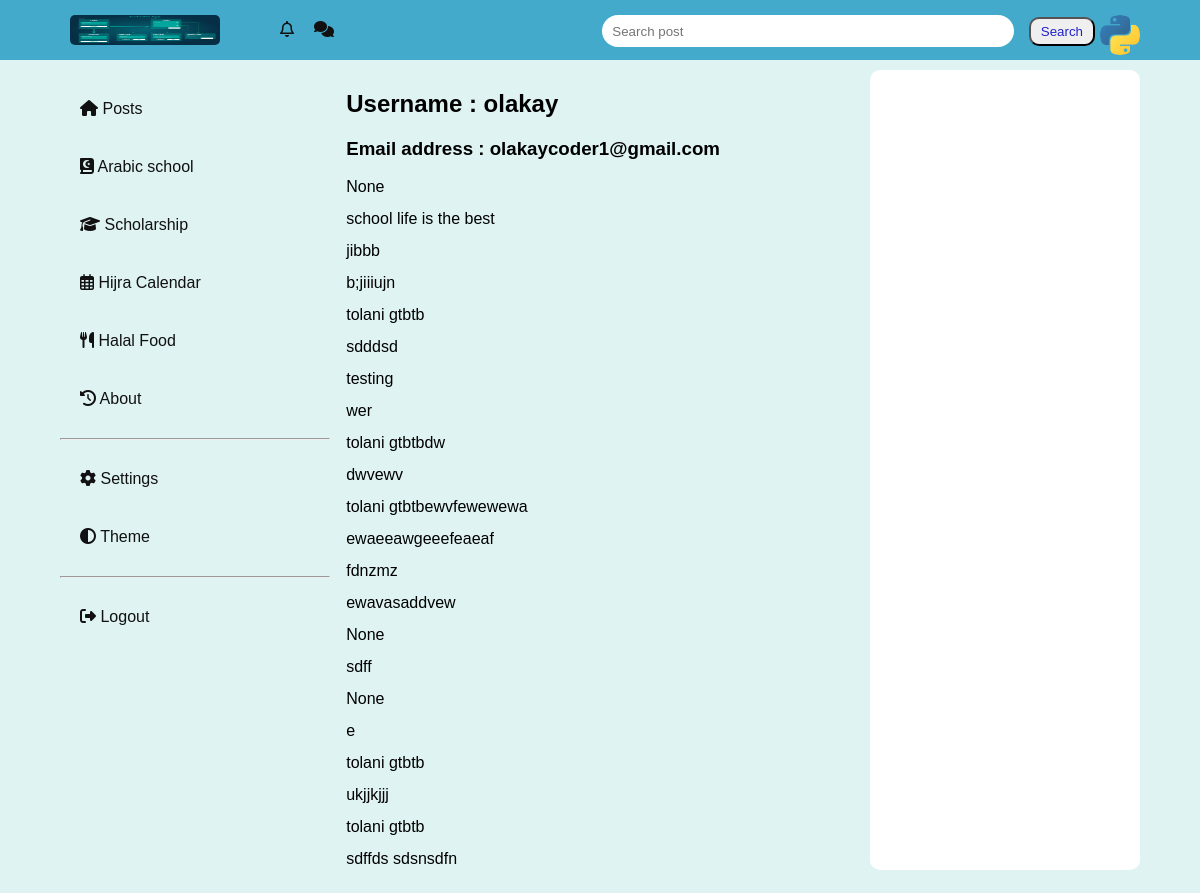
The app's page /profile-page/1 (signed in), older data.
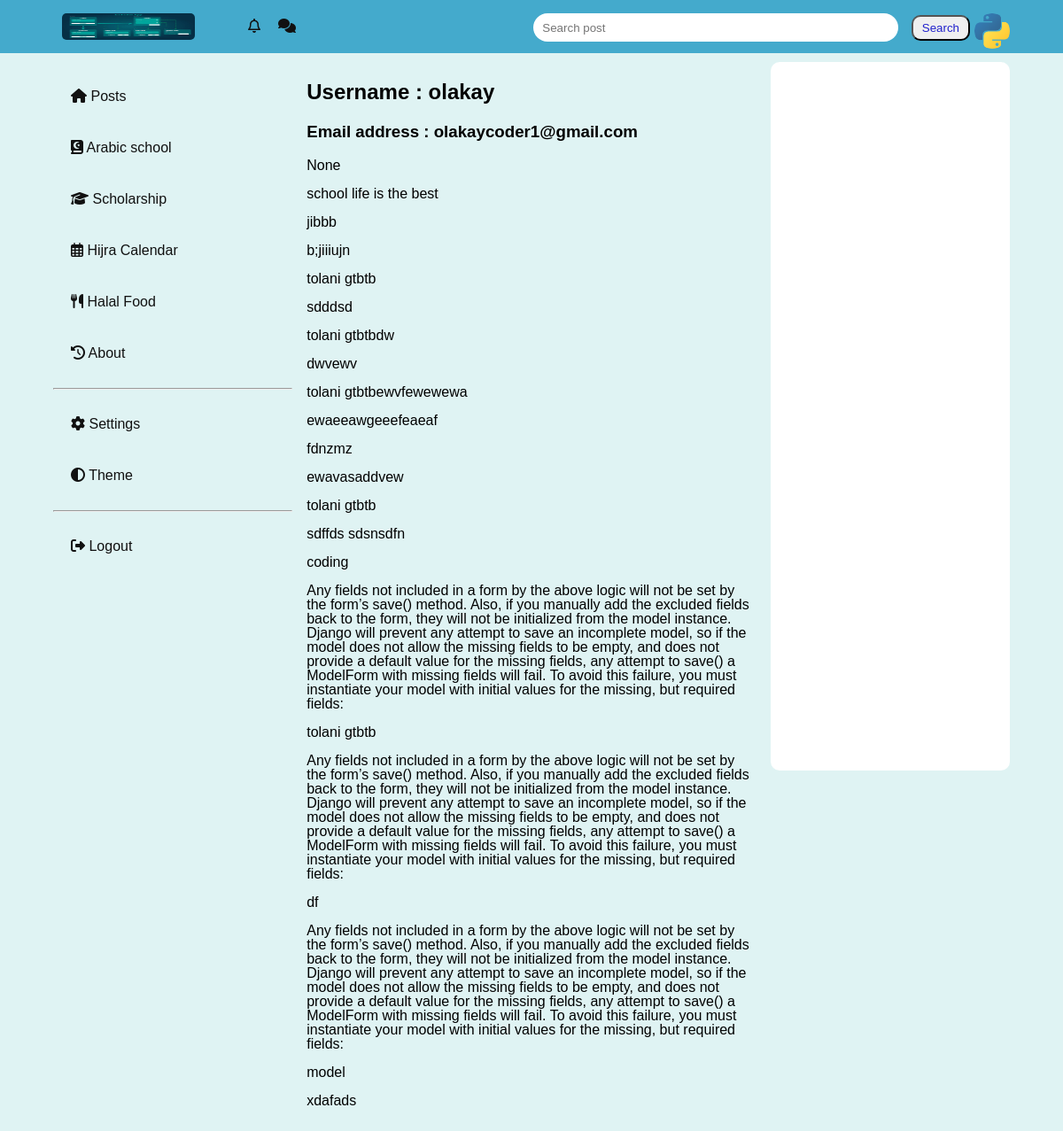
The same page, newer data.
### post/models.py (models this page shows)
class Posts(models.Model):
    head = models.CharField(max_length=50 , null=True , blank=True)
    content = models.TextField(max_length=10000)
    post_img = models.ImageField(null=True, blank=True ,upload_to="images/")
    date = models.DateTimeField(auto_now_add=True, null=True)
    author_id = models.ForeignKey(User, on_delete=models.CASCADE)

### users/views.py (the view)
# urls.py: path('profile-page/<str:id>', users_views.user_profile, name='profile-page')
@login_required
def user_profile(request, id):
    name = User.objects.get(id=id)
    user_posts = name.posts_set.all()
    return render(request, 'users/profile.html', {'user_post': user_posts , 'name': name})

### users/templates/users/profile.html
{% extends 'blog/base.html' %} {% block title%}{{ request.user }} profile{% endblock %} {% block content %}
<div>
    <div>
        <h2> Username : {{ name.username }}</h2>
        <h3>Email address : {{ name.email }}</h3>
    </div>
    <div>
        {% for post in user_post %}
        <p>{{ post.head}}</p>
        <p>{{ post.content }}</p>
        {% endfor%}
    </div>
</div>
{% endblock %}

### blog/templates/blog/base.html (shortened to what this page needs)
<!DOCTYPE html>
<html lang="en">
<head>
    {% load static %}
    <link href="{% static 'css/style.css' %}" rel="stylesheet">
</head>
<body>
    <nav style="background: #44aacc;">
        <div class="left-side-nav">
            <img src="{%static 'images/images2.jpeg' %}">
            <ul>
                <li><a href="#"><i class="far fa-bell"></i></a></li>
                <li><a href="#"><i class="fas fa-comments"></i></a></li>
            </ul>
        </div>
        <div class="right-side-nav">
            <form action="search/" method="GET">
                <input type="text" name="keyword" placeholder="Search post" required>
                <button style="margin: 5px; padding: 5px 10px; color: rgb(33, 33, 204); border-radius: 10px;" type="submit">Search</button>
            </form>
            <div class="online" onclick="settingMenu()">
                <img onclick="settingMenu()" src="{%static 'images/python.jpg.png' %}">
            </div>
        </div>
    </nav>
    <div class="main-content">
        <div class="left-side">
            <ul class="sideNav">
                <li><a href="{% url 'posts' %}"><i class="fas fa-home"></i>  Posts</a></li>
                <li><a href="#"><i class="fas fa-quran"></i>  Arabic school</a></li>
                <li><a href="#"><i class="fas fa-graduation-cap"></i> Scholarship</a></li>
                <li><a href="#"><i class="far fa-calendar-alt"></i>  Hijra Calendar</a></li>
                <li><a href="#"><i class="fas fa-utensils"></i>  Halal Food</a></li>
                <li><a href="#"><i class="fas fa-history"></i>  About</a></li>
                <hr />
                <li>
                    <a href="#">
                        <i class="fas fa-cog"></i> Settings</a>
                </li>
                <li>
                    <a href="#">
                        <i class="fas fa-adjust"></i> Theme</a>
                </li>
                <hr>
                <li>
                    <a href="{% url 'logout' %}">
                        <i class="fas fa-sign-out-alt"></i> Logout</a>
                </li>
            </ul>
        </div>
        <div class="center">
            {% block content %}{% endblock%}
        </div>
        <div class="right-side">
        </div>
    </div>
</body>
</html>

### static/css/style.css (style rules this page uses)
body { margin: 0; padding: 0; background: #dff3f3; font-family: "Poppings", sans-serif; }
a { color: #111; }
nav { background: #40fff5; background-color: red; display: flex; justify-content: space-between; text-align: center; margin: 0; padding: 5px 5%; height: 50px; position: sticky; top: 0; z-index: 1; }
p, h4, h5 { line-height: 16px; }
.left-side-nav img { width: 150px; height: 30px; margin: 10px; border-radius: 5px; }
a { text-decoration: none; }
.left-side-nav { display: flex; justify-content: space-between; text-align: center; }
.right-side-nav { display: flex; }
.left-side-nav ul { display: flex; list-style-type: none; justify-content: space-between; }
.left-side-nav ul a { margin: 5px; padding: 5px; text-decoration: none; color: #111; }
.right-side-nav input { width: 400px; height: 30px; margin: 10px 5px; padding-left: 10px; outline: none; border: transparent; border-radius: 20px; }
.online img { height: 40px; width: 40px; border-radius: 50%; margin: 10px 0px 5px 0px; }
.main-content { display: flex; justify-content: space-between; margin: 10px 5%; }
.right-side { background: #fff; flex-basis: 25%; position: sticky; top: 60px; align-self: flex-start; height: 100vh; border-radius: 10px; }
.center { flex-basis: 47%; align-self: flex-start; }
.left-side { flex-basis: 25%; position: sticky; top: 60px; align-self: flex-start; height: 100vh; border-radius: 10px; }
.left-side ul { list-style-type: none; margin: 0px; padding: 0px; }
.left-side li { margin: 20px 10px; }
.left-side ul a { margin: 10px 5px; padding: 10px 5px; }
.sideNav a { color: #111; display: block; }

Row changes from the older to the newer data that the page shows:
removed Posts: head "testing", content "wer"
removed Posts: head "None", content "sdff"
removed Posts: head "None", content "e"
removed Posts: head "tolani gtbtb", content "ukjjkjjj"
added Posts: head "coding", content "Any fields not included in a form by the above logic will not be set by the form’s save() method. Also, if you manually add the excluded fields back to the form, they will not be initialized from the model instance. Django will prevent any attempt to save an incomplete model, so if the model does not allow the missing fields to be empty, and does not provide a default value for the missing fields, any attempt to save() a ModelForm with missing fields will fail. To avoid this failure, you must instantiate your model with initial values for the missing, but required fields:"
added Posts: head "tolani gtbtb", content "Any fields not included in a form by the above logic will not be set by the form’s save() method. Also, if you manually add the excluded fields back to the form, they will not be initialized from the model instance. Django will prevent any attempt to save an incomplete model, so if the model does not allow the missing fields to be empty, and does not provide a default value for the missing fields, any attempt to save() a ModelForm with missing fields will fail. To avoid this failure, you must instantiate your model with initial values for the missing, but required fields:"
added Posts: head "df", content "Any fields not included in a form by the above logic will not be set by the form’s save() method. Also, if you manually add the excluded fields back to the form, they will not be initialized from the model instance. Django will prevent any attempt to save an incomplete model, so if the model does not allow the missing fields to be empty, and does not provide a default value for the missing fields, any attempt to save() a ModelForm with missing fields will fail. To avoid this failure, you must instantiate your model with initial values for the missing, but required fields:"
added Posts: head "model", content "xdafads"
